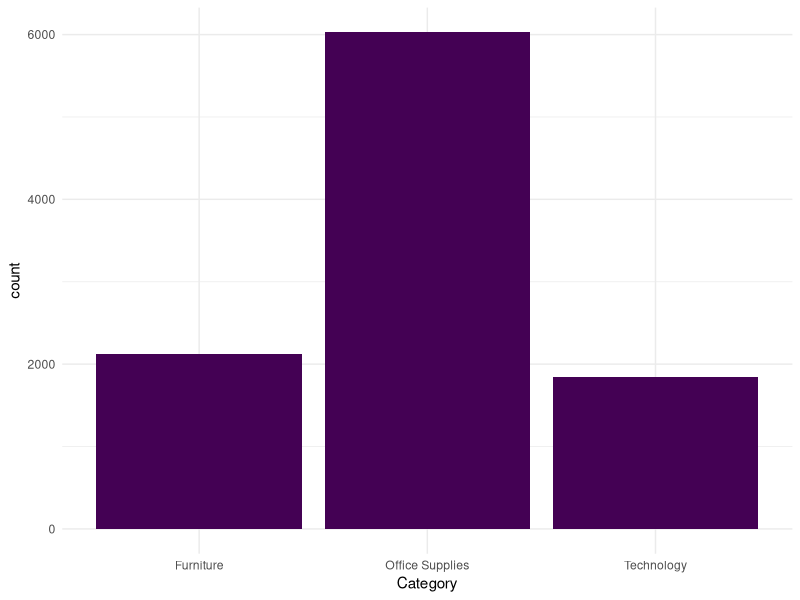

This figure's R source:
# La base de datos Sample - Superstore.xls contiene detalles de las ordenes de los compradores de una cadena de supermercados en Estados Unidos. 
# Esta incluye estado, región, fecha de orden, fecha de despacho, etc.
# Realice un análisis exploratorio simple de las variables category, sub-category y discount.

library(readxl)
library(tidyverse)
library(ggplot2)

db <- read_excel("Sample - Superstore.xls", sheet = "Orders")
db_analis <- db |> 
  select("Category", "Sub-Category", "Discount")
summary(db_analis)

print(table(db_analis$Category))
ggplot(db_analis) +
 aes(x = Category) +
 geom_bar(fill = "#440154") +
 theme_minimal()

print(table(db_analis$`Sub-Category`))
print(table(db_analis$Discount))
